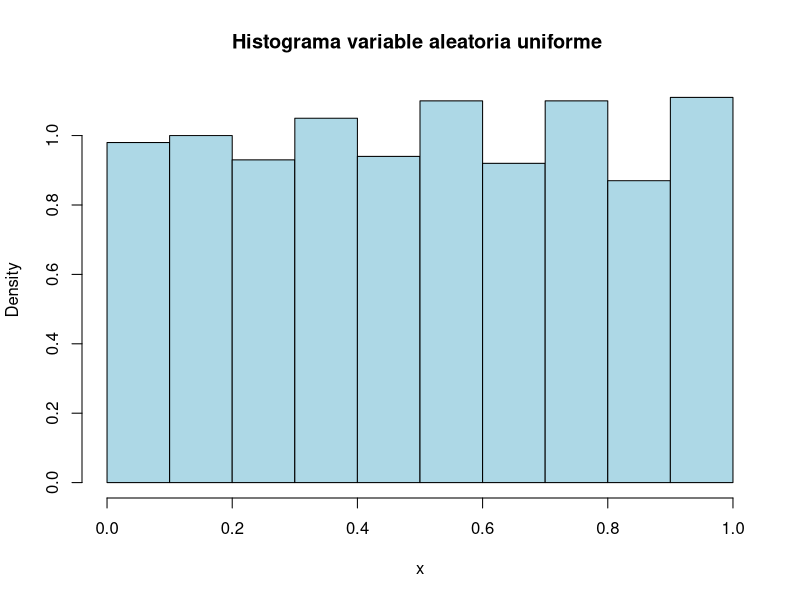
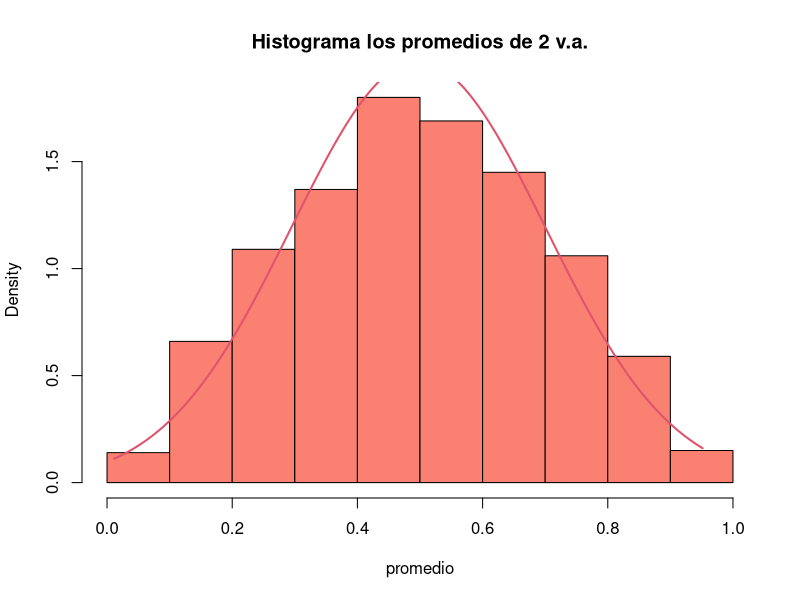
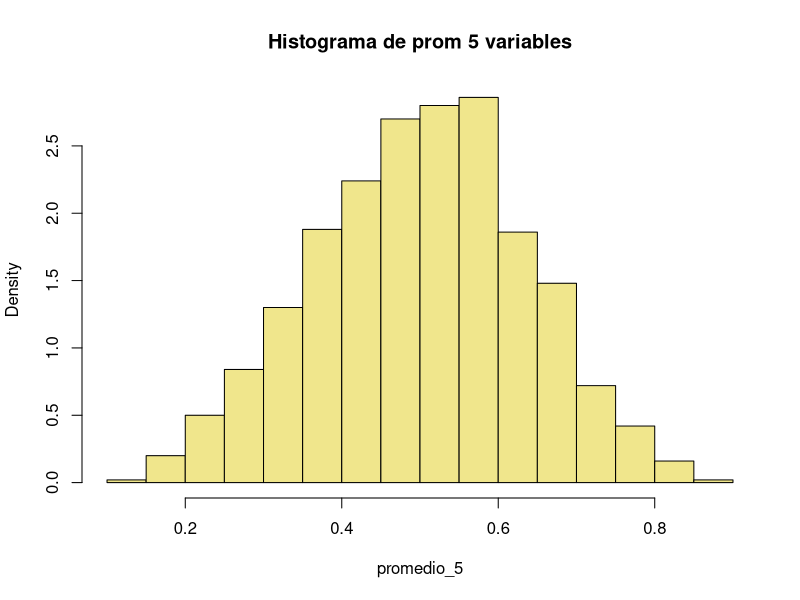
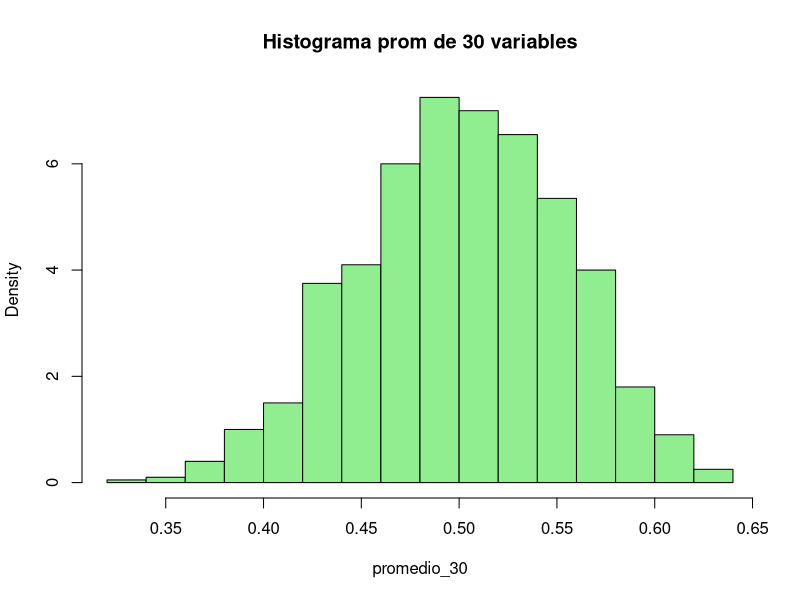
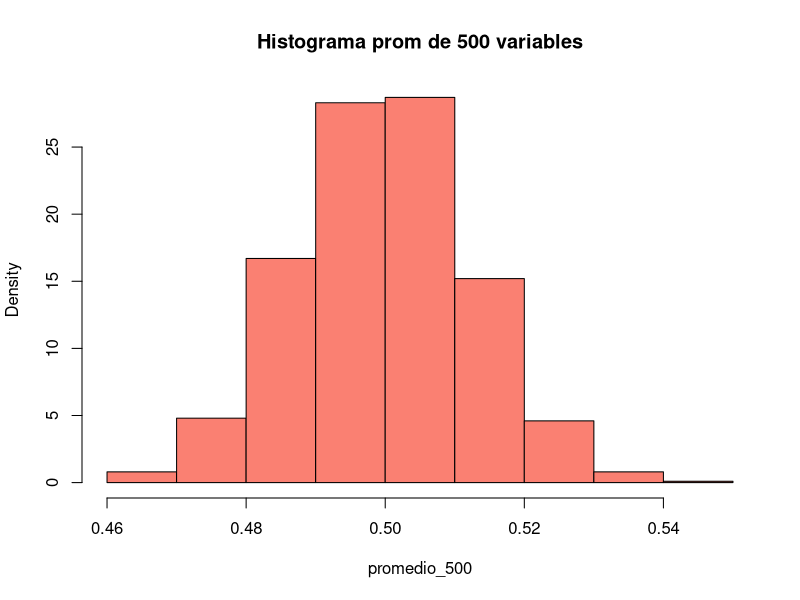
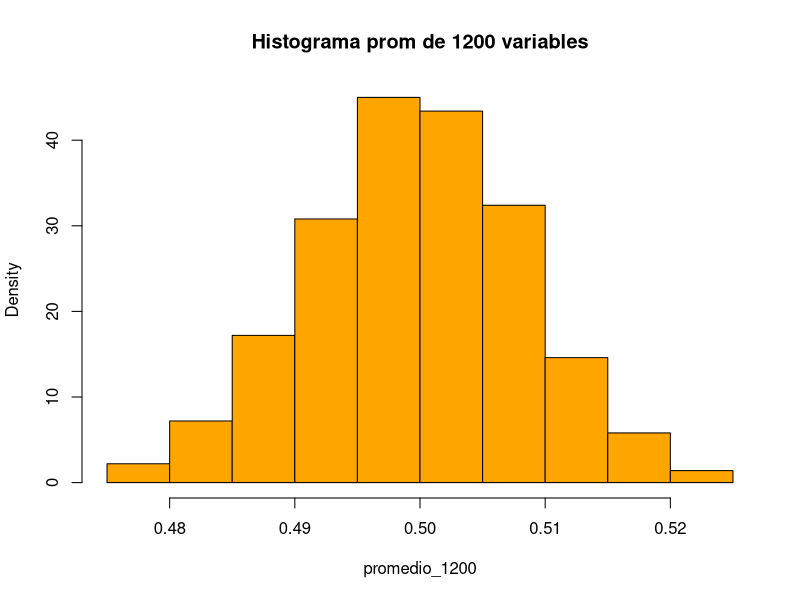
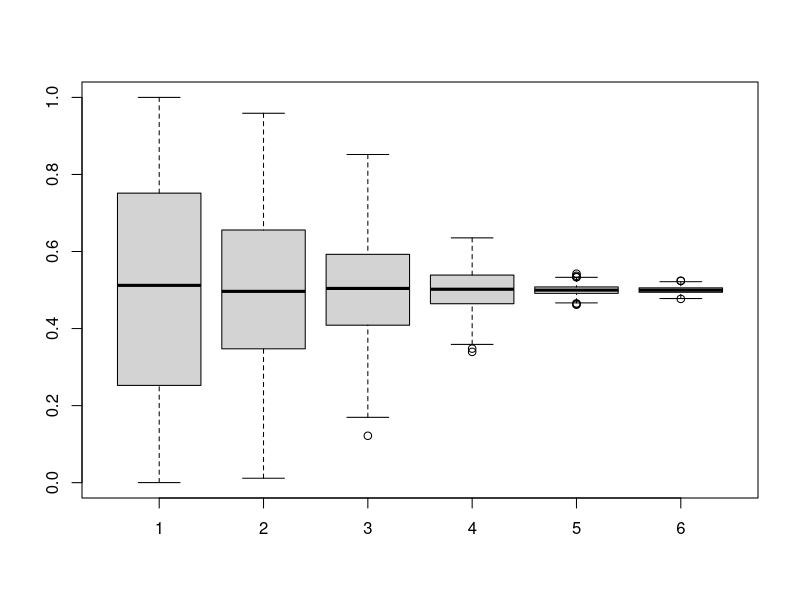
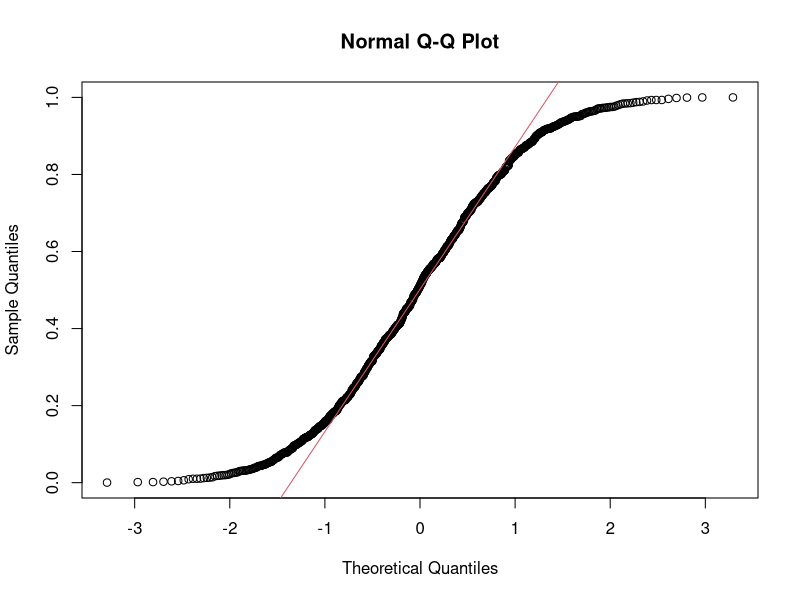

Here is the R script that generated these plots, in order:
#a)  
set.seed(71818)
u <-runif(1000,0,1)
hist(u, col = 'lightblue',main = 'Histograma variable aleatoria uniforme ',freq = FALSE, xlab = "x")
#El histograma se asemeja a una densidad uniforme.

#b) X1 y X2 va ~ U(0,1). 
set.seed(71818)
X1 <- runif(1000,0,1)
X2 <- runif(1000,0,1)
promedio <- (X1+X2)/2
hist(promedio,col = 'salmon',main = 'Histograma los promedios de 2 v.a.',probability = TRUE)
equis2 <- seq(min(promedio), max(promedio), by=0.01)
lines(equis2,dnorm(equis2, mean = mean(promedio),sd =sqrt(var(promedio))),col = 2,lwd = 2)
#Caracteristicas del histograma: es salmon, se asemeja a una campana.

#c) Aumentar a 5 las variables independientes.

X3 <- runif(1000,0,1)
X4 <- runif(1000,0,1)
X5 <- runif(1000,0,1)
promedio_5 <- (1/5)*(X1+X2+X3+X4+X5) #promedio_5 me da un vector con mil promedios (cada uno promediando las 5 Xi)
hist(promedio_5,col = 'khaki',main = 'Histograma de prom 5 variables',freq = FALSE)
#Observo que ahora es khaki y tiene forma de campana más definida.

#d) 
set.seed(71818)
Xi_total30 <- c()
for (i in 1:30){
  Xi <- runif(1000,0,1)
  Xi_total30 <- cbind(Xi_total30,Xi)
}
promedio_30 <- rowMeans(Xi_total30)
hist(promedio_30,col = 'lightgreen',main = 'Histograma prom de 30 variables',freq = FALSE)
#ahora es light green y tiene m?s forma de campana jajaja

#e) para 500
set.seed(71818)
Xi_total500 <- c()
for (i in 1:500){
  Xi <- runif(1000,0,1)
  Xi_total500 <- cbind(Xi_total500,Xi)#cada columna son 1000 repeticiones de una uniforme 
  }
promedio_500 <- rowMeans(Xi_total500)
hist(promedio_500,col = 'salmon',main = 'Histograma prom de 500 variables',freq = FALSE)

#f) para 1200
Xi_total1200 <- c()
for (i in 1:1200){
  Xi <- runif(1000,0,1)
  Xi_total1200 <- cbind(Xi_total1200,Xi)#cada columna son 1000 repeticiones de una uniforme 
}
promedio_1200 <- rowMeans(Xi_total1200)
hist(promedio_1200,col = 'orange',main = 'Histograma prom de 1200 variables',freq = FALSE)

#chequear todos los hist tengan la misma cantidad de intervalos y la misma escala en densidad.

#boxplot con los 6 sets de valores
#todos_los_datos <- c(u,X1,X2,X3,X4,X5,Xi_total30,Xi_total500,Xi_total1200) #1736000 valores
#boxplot(todos_los_datos)

#hay que hacer 6 boxplots en el mismo gr?fico, no uno solo

par(mfrow=c(1,1))
boxplot(u,promedio,promedio_5,promedio_30,promedio_500,promedio_1200) #poner labels y colores
#los valores se van concentrando al rededor de la mediana y la media (aporx 0,5)

#algunas medidas de posici?n y dispersi?n (falta dividir por n!!)

media_u <- mean(u)
var_u <-var(u)

media_prom <- mean(promedio)
var_prom <- var(promedio)

media_prom5 <- mean(promedio_5)
var_prom5 <- var(promedio_5)

media_prom30 <- mean(promedio_30)
var_prom30 <- var(promedio_30)

media_prom500 <- mean(promedio_500)
var_prom500 <- var(promedio_500)

media_prom1200 <- mean(promedio_1200)
var_prom1200 <- var(promedio_1200)

medias <- c(media_u,media_prom,media_prom5,media_prom30,media_prom500,media_prom1200)
varianzas <-c(var_u,var_prom,var_prom5,var_prom30,var_prom500,var_prom1200)

#la LGN me dice que: el promedio tiende a la esperanza (en este caso la esperanza te?rica es 0,5)
#la LGN me dice que: la varianza disminuye al aumentar n (la var te?rica es (b-a)^2/12=1/12), entonces deber?a disminuir como (1/12)/n???
#los valores dan bastante bien, habr?a que escribir esto bien detallado en overleaf

#qqplots que en realidad son qqnorms

par(mfrow=c(2,3)) #poner los graficos en 2 filas y 3 columnas
dev.off()
qqnorm(u) #es una muestra de variables aleatorias uniformes, no promedios
qqline(u,col='2')
qqnorm (promedio)
qqline(promedio,col='2')
qqnorm (promedio_5)
qqline(promedio_5,col='2')
qqnorm(promedio_30) #tiene pinta de normal
qqline(promedio_30,col='2')
qqnorm(promedio_500)
qqline(promedio_500,col='2')
qqnorm(promedio_1200)
qqline(promedio_1200,col='2')

#transformacion de los promedios para el TCL
norm <- (u-0.5)/sqrt(1/12) #estos no son promedios porque hay 1 sola va pero bueno

norm2 <- (promedio - 0.5)/sqrt((1/12)/2) #estandarizo mil datos para cada set 

norm5 <- (promedio_5-0.5)/sqrt((1/12)/5)

norm30 <- (promedio_30-0.5)/sqrt((1/12)/30)

norm500 <- (promedio_500-0.5)/sqrt((1/12)/500)

norm1200 <- (promedio_1200-0.5)/sqrt((1/12)/1200)

par(mfrow=c(2,6))
dev.off()
hist(norm,col = 'orange',main = 'Histograma de promedios',freq = FALSE)
hist(norm2,col = 'orange',main = 'Histograma de promedios 2',freq = FALSE)
hist(norm5,col = 'orange',main = 'Histograma de promedios 5',freq = FALSE)
hist(norm30,col = 'orange',main = 'Histograma de promedios 30',freq = FALSE)
hist(norm500,col = 'orange',main = 'Histograma de promedios 500',freq = FALSE)
hist(norm1200,col = 'orange',main = 'Histograma de promedios 1200',freq = FALSE)
boxplot(norm)
boxplot(norm2)
boxplot(norm5)
boxplot(norm30)
boxplot(norm500)
boxplot(norm1200)

